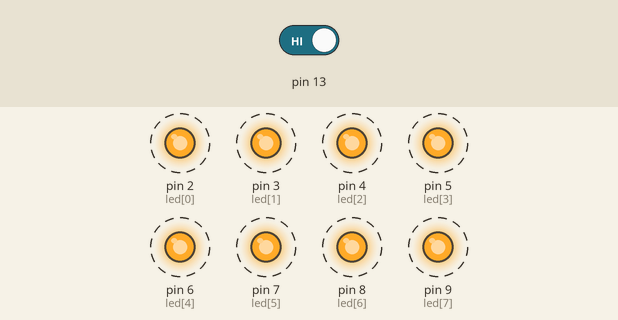
The sketch below on a simulated Arduino Uno, built with avr-gcc and run on an emulated ATmega328P. Shown: output pins drawn as LEDs (lit = HIGH). Dashed ring = blinking. The test bench sets the inputs (shaded band); at power-on: pin 13 HIGH.

Above: at 8.8 s.
8.9 s: pin 13 driven LOW
At 9.8 s:
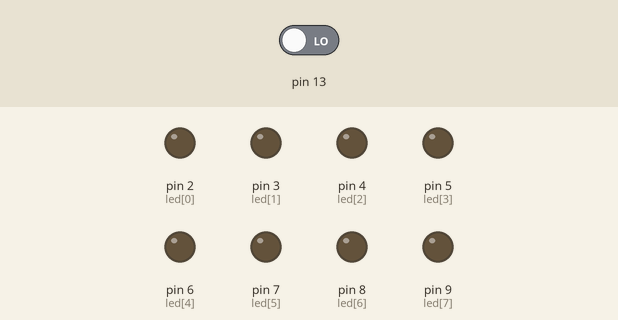
14.1 s: pin 13 driven HIGH
At 15.0 s:
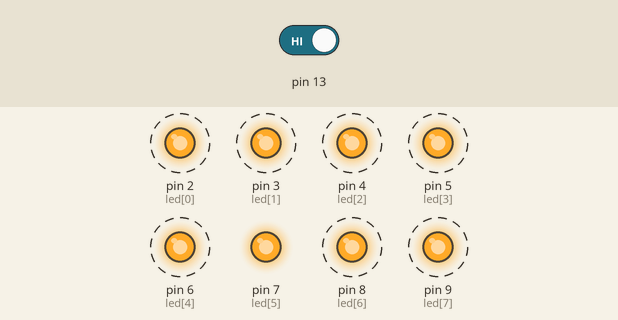
Timing chart, 0 to 25.7 s (numbered marks = the images above; inputs shaded):
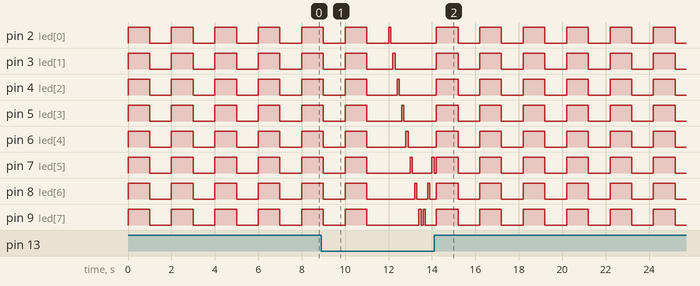

Measured:
- by itself, pin 7 (led[5]): repeats every 2.0 s: HIGH 1.0 s, LOW 1.0 s
- by itself, pin 2 (led[0]), pin 3 (led[1]), pin 4 (led[2]), pin 5 (led[3]), pin 6 (led[4]), pin 8 (led[6]), pin 9 (led[7]): alternates HIGH for 1.0 s and LOW for 1.0 s

The sketch:

button.ino
```cpp
// Pin 13 has an LED connected on most Arduino boards.
// give it a name:
int led[8] = {2,3,4,5,6,7,8,9};
int i,num;
// the setup routine runs once when you press reset:
void setup() {
  // initialize the digital pin as an output.
  for (i=0;i<8;i++)
  {
    pinMode(led[i], OUTPUT);
  }
  pinMode(13,INPUT);
    Serial.begin(9600);
    for (i=0;i<8;i++)
  {
    digitalWrite(led[i], LOW);
  }
}

// the loop routine runs over and over again forever:
void loop() {


  if(digitalRead(13)==0)
  {
  /*for (num=0;num<2;num++){				//全亮滅2次
  	for (i=7;i>=0;i--){
    	digitalWrite(led[i], HIGH);   // turn the LED on (HIGH is the voltage level
  	}
    delay(1000);
  	for (i=7;i>=0;i--){
	    digitalWrite(led[i], LOW);   // turn the LED on (HIGH is the voltage level
  	}
    delay(1000);
  }*/


  	for (i=0;i<=7;i++){
          if(digitalRead(13)==1)
    {
      break;
    }
    else
   {
	    digitalWrite(led[i], HIGH);   // turn the LED on (HIGH is the voltage level)
	  	delay(100);               // wait for a second
	  	digitalWrite(led[i], LOW);    // turn the LED off by making the voltage LOW
	  	delay(100);
    // wait for a second
  	}
    }
 /* for (num=0;num<2;num++){			//亮滅2次
  	for (i=7;i>=0;i--){
    	digitalWrite(led[i], HIGH);   // turn the LED on (HIGH is the voltage level
  	}
    delay(1000);
  	for (i=7;i>=0;i--){
	    digitalWrite(led[i], LOW);   // turn the LED on (HIGH is the voltage level
  	}
    delay(1000);
  }*/

	  for (i=7;i>=0;i--){
            if(digitalRead(13)==1)
    {
      break;
    }
    else
   {
	    digitalWrite(led[i], HIGH);   // turn the LED on (HIGH is the voltage level)
	  	delay(100);               // wait for a second
	  	digitalWrite(led[i], LOW);    // turn the LED off by making the voltage LOW
	  	delay(100);               // wait for a second
  	}
      }

  }
  else
  {
    for (num=0;num<2;num++){				//全亮滅2次
  	for (i=7;i>=0;i--){
    	digitalWrite(led[i], HIGH);   // turn the LED on (HIGH is the voltage level
  	}
    delay(1000);
  	for (i=7;i>=0;i--){
	    digitalWrite(led[i], LOW);   // turn the LED on (HIGH is the voltage level
  	}
    delay(1000);
  }

  }
}
```
